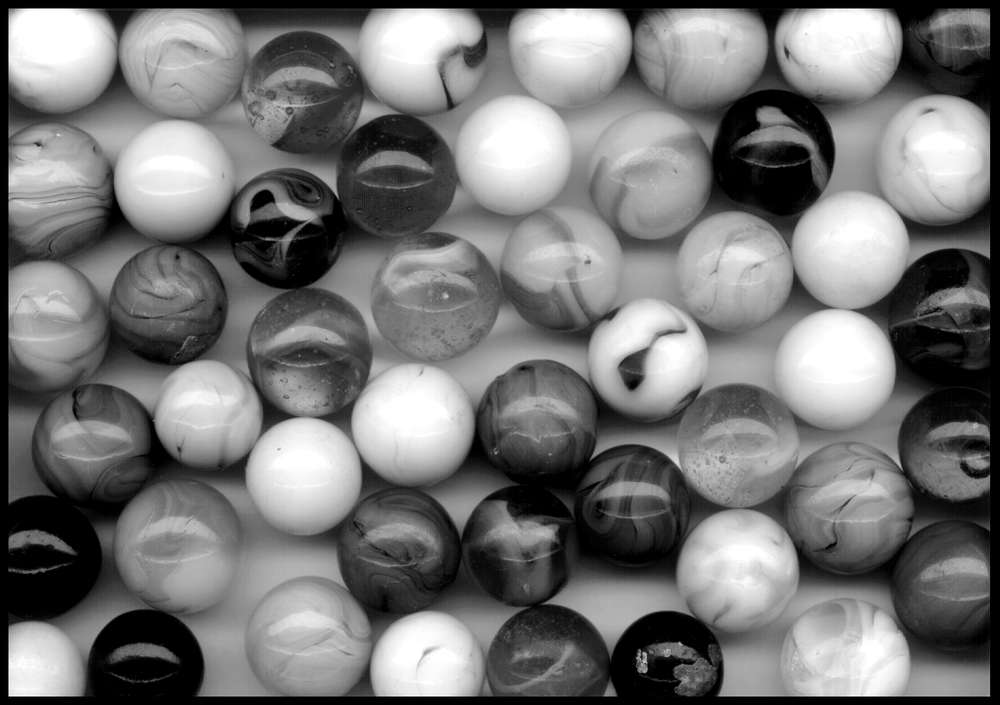
%> input picture MatlabExp/mar.TIF, 1000 x 705 px, shrunk from 1419 x 1001 before the run
$ octave gradientWithSobelOp.m   (GNU Octave 9; MATLAB toolbox functions it lacks are replaced by stand-ins)
%> lines starting %> are read from the running program, lines starting %| are printed output that depends on the picture; in (x1, y1, x2, y2) boxes, pixels count from 0 and x2, y2 are one past the last pixel; in counts of white or black regions, pixels touching at a corner belong together; the program's own positions count from 1
I = imread('mar.TIF');
%> I is the input picture: size 705x1000 uint8; min 0, max 255, mean 117.8
I = double(I);
%> I: size 705x1000 double

% sobel operators
hy = [-1 -2 -1; 0 0 0; 1 2 1];
hx = hy';
Ix = imfilter(I, hx);
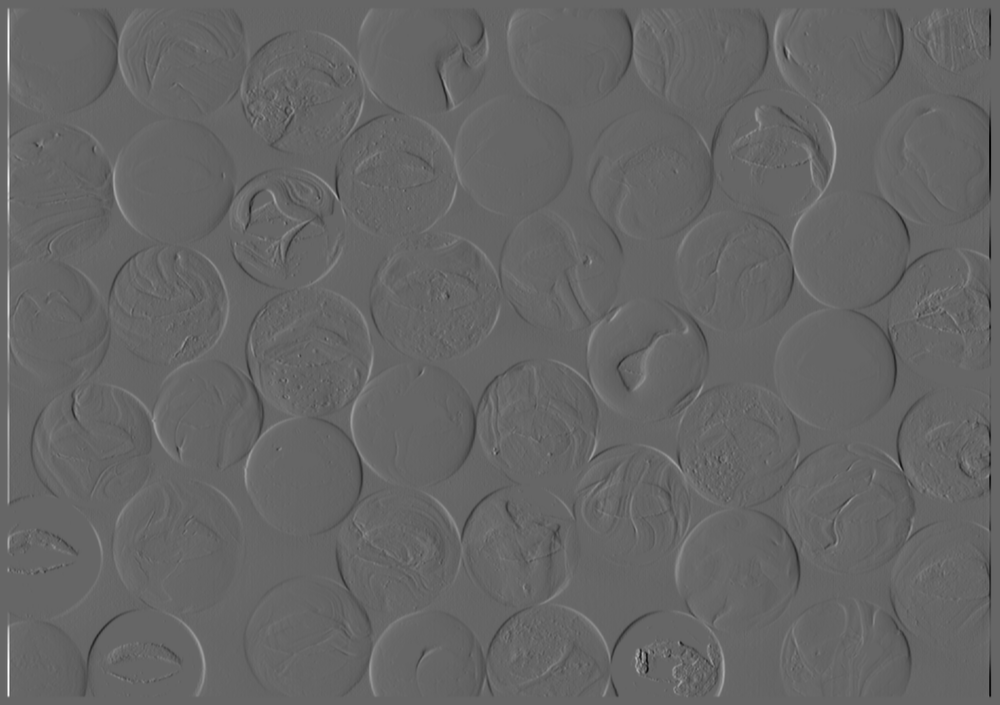
%> Ix: size 705x1000 double; min -681, max 1020, mean 0; drawn with min black and max white
Iy = imfilter(I, hy);
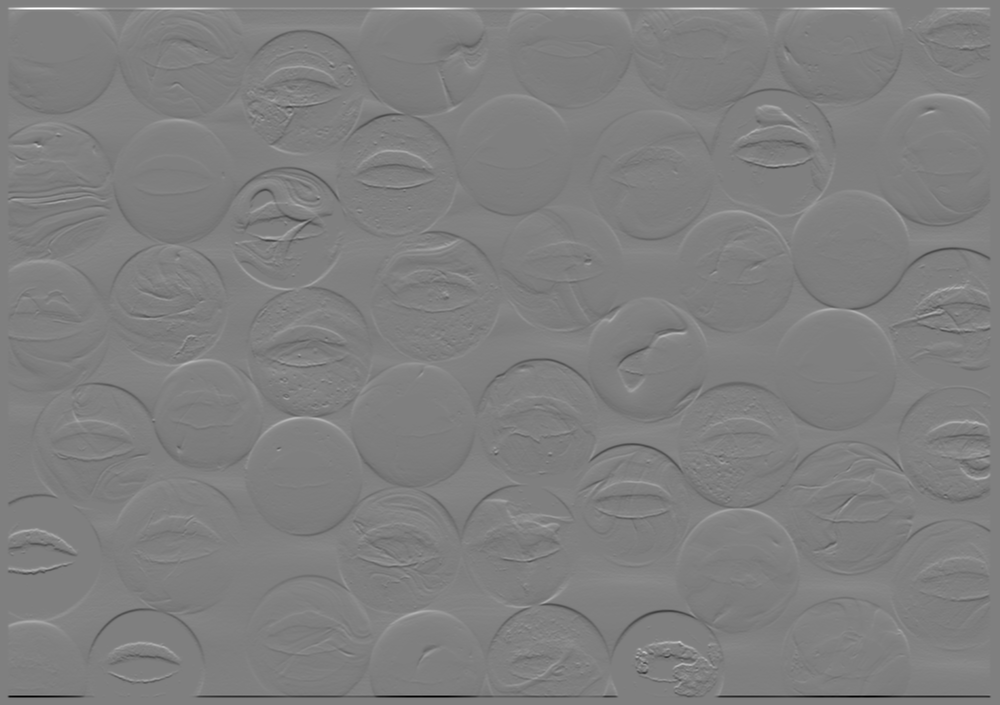
%> Iy: size 705x1000 double; min -1020, max 1020, mean 0; drawn with min black and max white

figure;
subplot(1,2,1), imshow(Ix, [])
subplot(1,2,2), imshow(Iy, [])

% gradient magnitude
Ig = (Ix .^ 2 + Iy .^ 2) .^ 0.5;
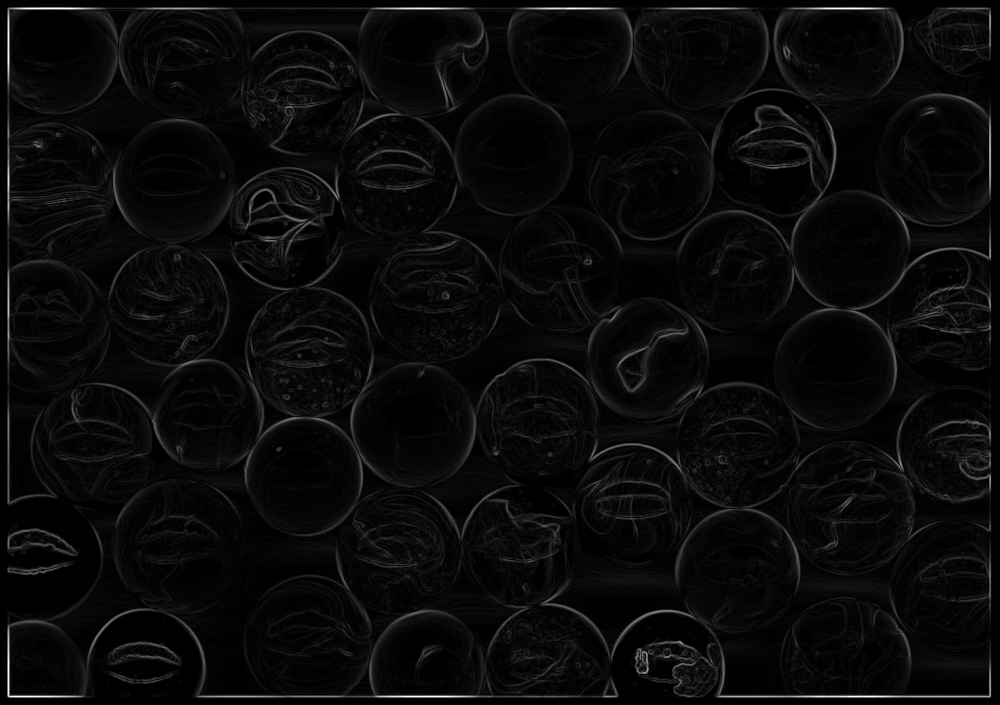
%> Ig: size 705x1000 double; min 0, max 1020.1, mean 41.1; drawn with min black and max white
figure;
imshow(Ig, [])

%gradient direction
Iang = atan2(Iy, Ix);
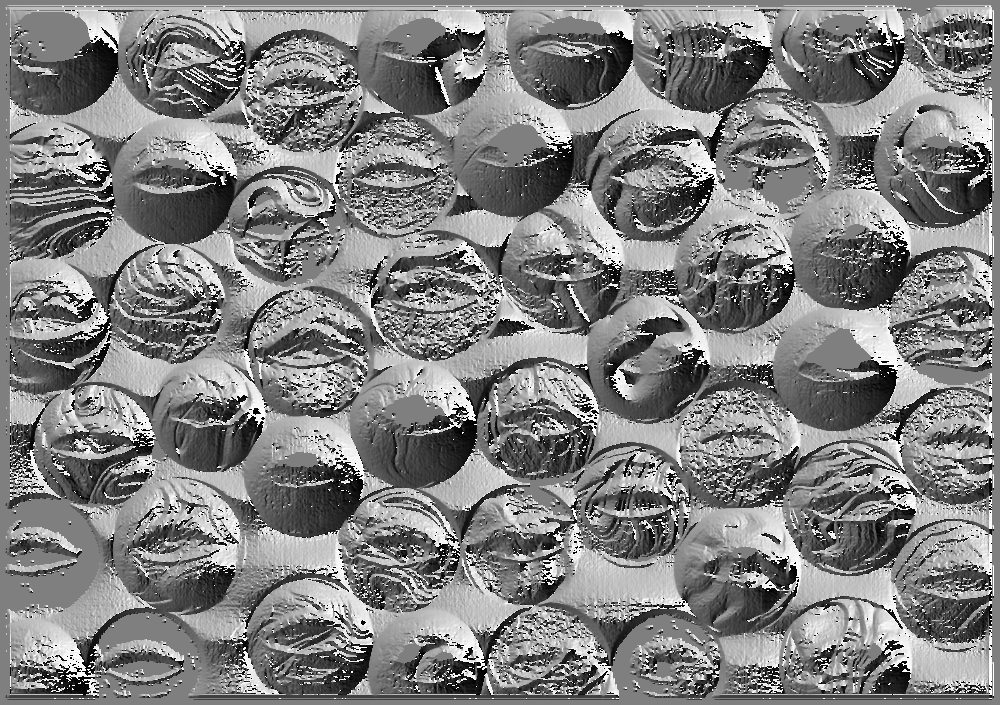
%> Iang: size 705x1000 double; min -3.14, max 3.14, mean 0.0435; drawn with min black and max white
figure, imshow(Iang, [])

%where gradient magnitude is high
Mask = (Ig > 100);
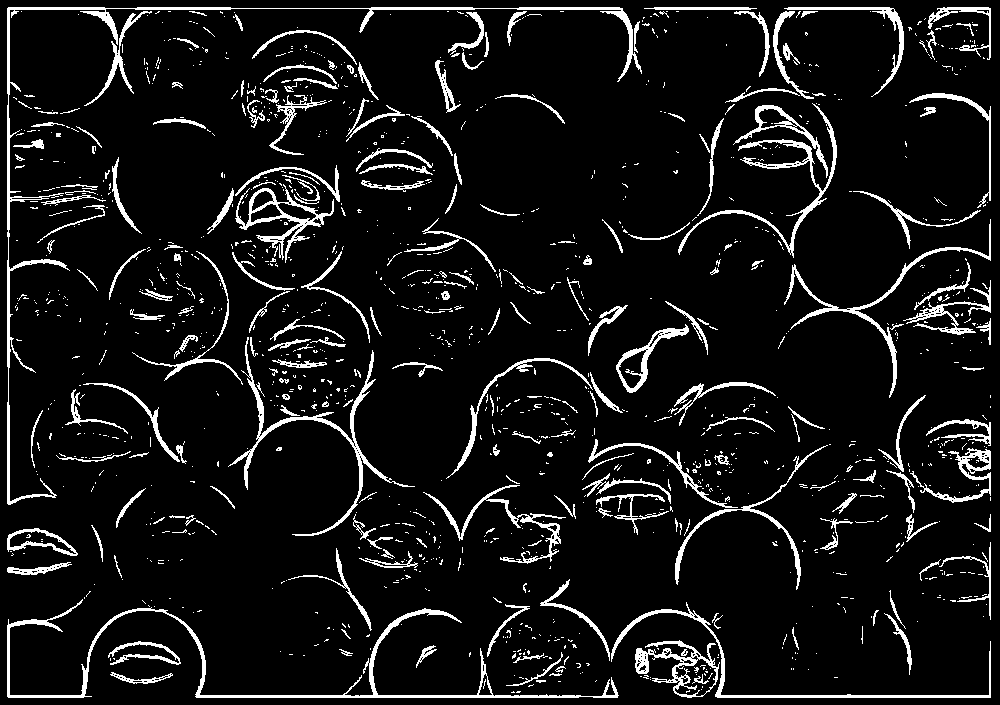
%> Mask: size 705x1000 logical; 8.2% white; 1343 white regions (1114 under 20 px), largest, box (x1, y1, x2, y2) and area: (7, 7, 642, 505) 4307, (7, 599, 619, 698) 3792, (228, 337, 415, 536) 2119
figure, imshow(double(Mask) .* Iang, [])
colormap hsv
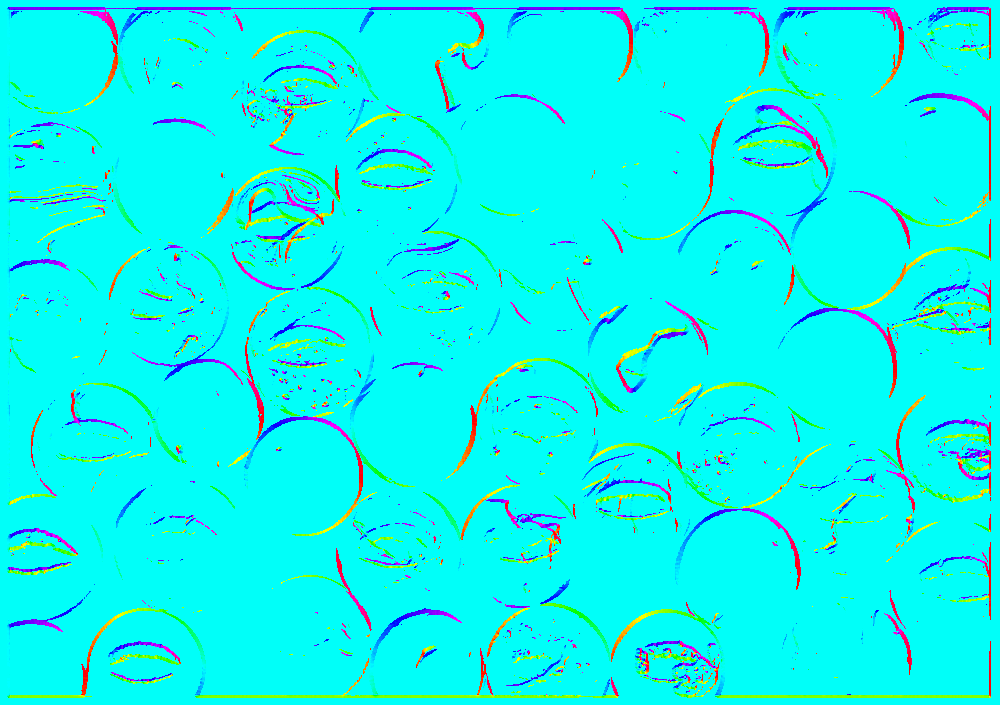
%> displayed picture: size 705x1000x3, on the screen's scale of 0 to 255; mean R, G, B 10.5, 244.9, 238.7

$ run again, with MatlabExp/cameraman.png saved as MatlabExp/mar.TIF
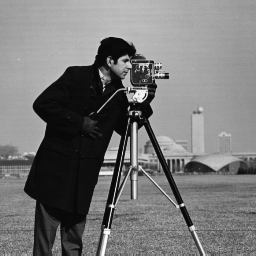
%> input picture MatlabExp/cameraman.png, 256 x 256 px
%> I is the input picture: size 256x256 uint8; min 7, max 253, mean 118.7
%> I: size 256x256 double
%> `Mask = (Ig > 100);`:
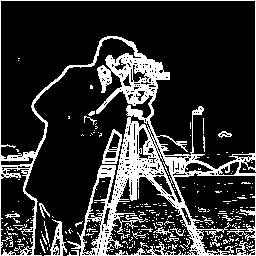
%> Mask: size 256x256 logical; 19.8% white; 283 white regions (261 under 20 px), largest, box (x1, y1, x2, y2) and area: (0, 0, 256, 256) 10862, (102, 129, 122, 164) 269, (44, 219, 67, 256) 267
%> `colormap hsv`:
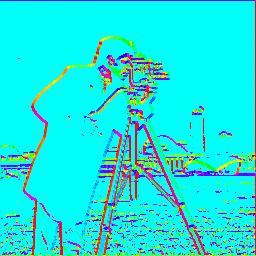
%> displayed picture: size 256x256x3, on the screen's scale of 0 to 255; mean R, G, B 25.4, 230.2, 224.5

$ run again, with MatlabExp/moon.jpg saved as MatlabExp/mar.TIF
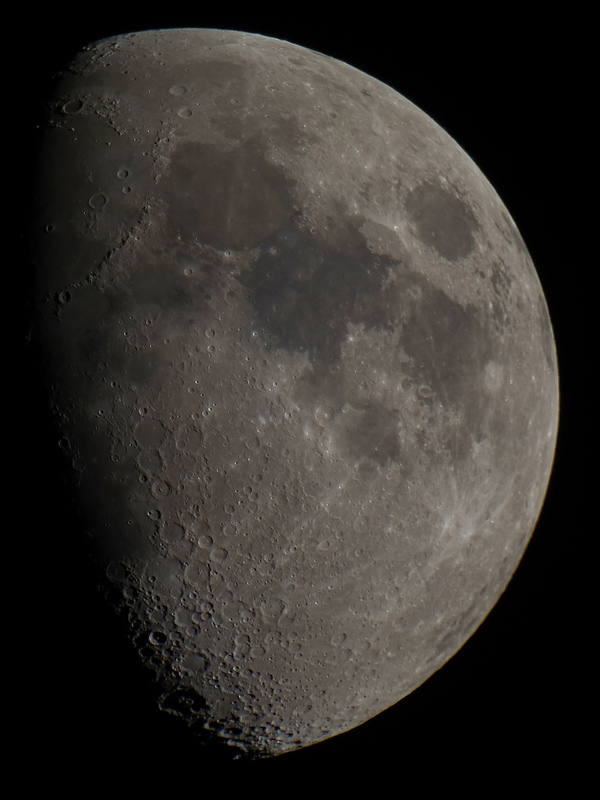
%> input picture MatlabExp/moon.jpg, 600 x 800 px
%> I is the input picture: size 800x600x3 uint8; mean R, G, B 50.3, 47.1, 43.1
%> I: size 800x600x3 double
%> `Iang = atan2(Iy, Ix);`:
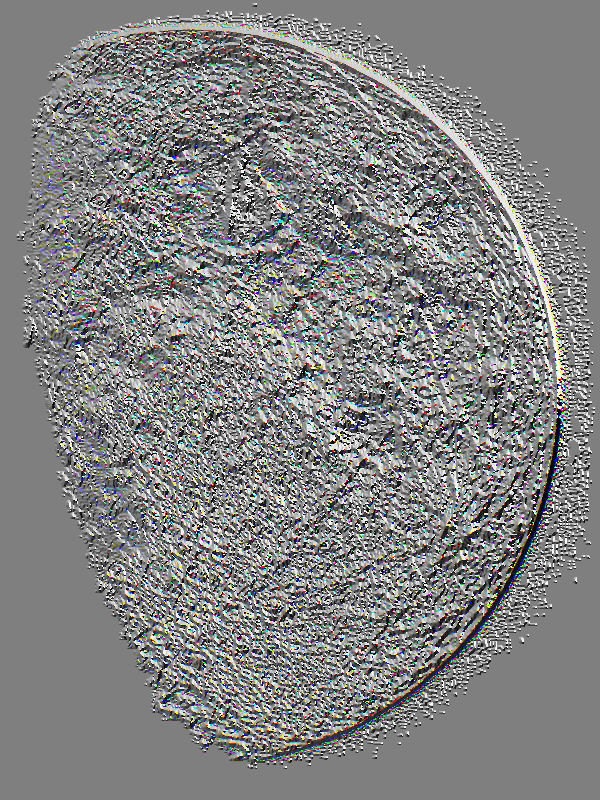
%> Iang: size 800x600x3 double; mean R, G, B 0.074, 0.0798, 0.0815; drawn with min black and max white
%> `colormap hsv`:
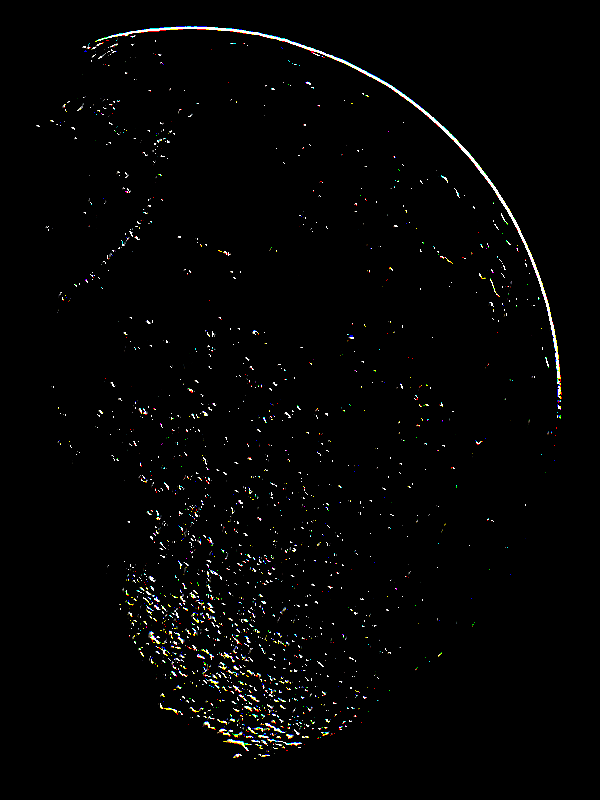
%> displayed picture: size 800x600x3, on the screen's scale of 0 to 255; mean R, G, B 4.1, 4.1, 3.8
